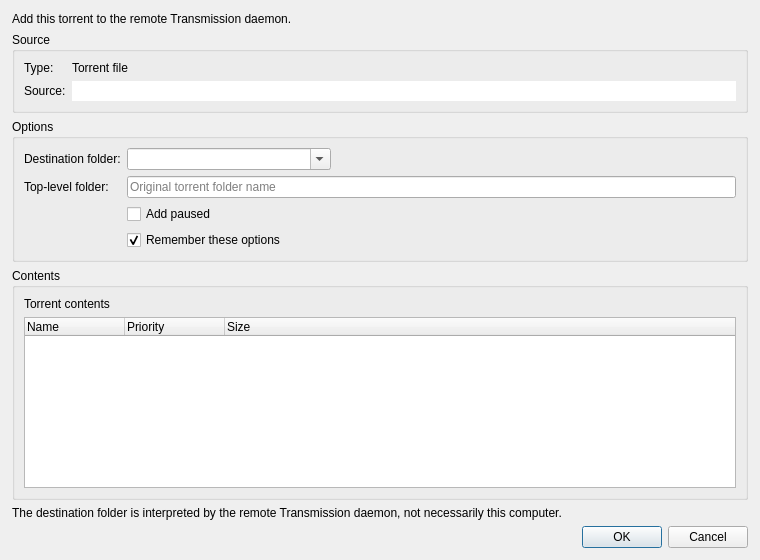
<?xml version="1.0" encoding="UTF-8"?>
<ui version="4.0">
 <class>TorrentAddDialog</class>
 <widget class="QDialog" name="TorrentAddDialog">
  <property name="geometry">
   <rect>
    <x>0</x>
    <y>0</y>
    <width>760</width>
    <height>560</height>
   </rect>
  </property>
  <property name="windowTitle">
   <string>Add Torrent</string>
  </property>
  <property name="modal">
   <bool>true</bool>
  </property>
  <layout class="QVBoxLayout" name="mainLayout">
   <property name="leftMargin">
    <number>12</number>
   </property>
   <property name="topMargin">
    <number>12</number>
   </property>
   <property name="rightMargin">
    <number>12</number>
   </property>
   <property name="bottomMargin">
    <number>12</number>
   </property>
   <item>
    <widget class="QLabel" name="labelHeading">
     <property name="text">
      <string>Add this torrent to the remote Transmission daemon.</string>
     </property>
     <property name="wordWrap">
      <bool>true</bool>
     </property>
    </widget>
   </item>
   <item>
    <widget class="QGroupBox" name="groupSource">
     <property name="title">
      <string>Source</string>
     </property>
     <layout class="QFormLayout" name="sourceForm">
      <property name="fieldGrowthPolicy">
       <enum>QFormLayout::FieldGrowthPolicy::ExpandingFieldsGrow</enum>
      </property>
      <item row="0" column="0">
       <widget class="QLabel" name="labelSourceType">
        <property name="text">
         <string>Type:</string>
        </property>
       </widget>
      </item>
      <item row="0" column="1">
       <widget class="QLabel" name="labelSourceTypeValue">
        <property name="text">
         <string>Torrent file</string>
        </property>
       </widget>
      </item>
      <item row="1" column="0">
       <widget class="QLabel" name="labelSource">
        <property name="text">
         <string>Source:</string>
        </property>
       </widget>
      </item>
      <item row="1" column="1">
       <widget class="QLineEdit" name="editSource">
        <property name="frame">
         <bool>false</bool>
        </property>
        <property name="readOnly">
         <bool>true</bool>
        </property>
       </widget>
      </item>
     </layout>
    </widget>
   </item>
   <item>
    <widget class="QGroupBox" name="groupOptions">
     <property name="title">
      <string>Options</string>
     </property>
     <layout class="QFormLayout" name="optionsForm">
      <property name="fieldGrowthPolicy">
       <enum>QFormLayout::FieldGrowthPolicy::ExpandingFieldsGrow</enum>
      </property>
      <item row="0" column="0">
       <widget class="QLabel" name="labelDownloadDir">
        <property name="text">
         <string>Destination folder:</string>
        </property>
       </widget>
      </item>
      <item row="0" column="1">
       <widget class="QComboBox" name="comboDownloadDir">
        <property name="editable">
         <bool>true</bool>
        </property>
        <property name="placeholderText">
         <string>Remote daemon download path</string>
        </property>
       </widget>
      </item>
      <item row="1" column="1">
       <widget class="QLineEdit" name="editTopLevelFolder">
        <property name="placeholderText">
         <string>Original torrent folder name</string>
        </property>
        <property name="clearButtonEnabled">
         <bool>true</bool>
        </property>
       </widget>
      </item>
      <item row="1" column="0">
       <widget class="QLabel" name="labelTopLevelFolder">
        <property name="text">
         <string>Top-level folder:</string>
        </property>
       </widget>
      </item>
      <item row="2" column="1">
       <widget class="QCheckBox" name="checkStartPaused">
        <property name="text">
         <string>Add paused</string>
        </property>
       </widget>
      </item>
      <item row="3" column="1">
       <widget class="QCheckBox" name="checkRememberOptions">
        <property name="text">
         <string>Remember these options</string>
        </property>
        <property name="checked">
         <bool>true</bool>
        </property>
       </widget>
      </item>
     </layout>
    </widget>
   </item>
   <item>
    <widget class="QGroupBox" name="groupContents">
     <property name="title">
      <string>Contents</string>
     </property>
     <layout class="QVBoxLayout" name="contentsLayout">
      <item>
       <widget class="QLabel" name="labelContentsSummary">
        <property name="text">
         <string>Torrent contents</string>
        </property>
        <property name="wordWrap">
         <bool>true</bool>
        </property>
       </widget>
      </item>
      <item>
       <widget class="QTreeWidget" name="treeTorrentContents">
        <property name="alternatingRowColors">
         <bool>true</bool>
        </property>
        <property name="rootIsDecorated">
         <bool>true</bool>
        </property>
        <property name="uniformRowHeights">
         <bool>true</bool>
        </property>
        <column>
         <property name="text">
          <string>Name</string>
         </property>
        </column>
        <column>
         <property name="text">
          <string>Priority</string>
         </property>
        </column>
        <column>
         <property name="text">
          <string>Size</string>
         </property>
        </column>
       </widget>
      </item>
     </layout>
    </widget>
   </item>
   <item>
    <widget class="QLabel" name="labelPathWarning">
     <property name="text">
      <string>The destination folder is interpreted by the remote Transmission daemon, not necessarily this computer.</string>
     </property>
     <property name="wordWrap">
      <bool>true</bool>
     </property>
    </widget>
   </item>
   <item>
    <spacer name="verticalSpacer">
     <property name="orientation">
      <enum>Qt::Orientation::Vertical</enum>
     </property>
     <property name="sizeHint" stdset="0">
      <size>
       <width>20</width>
       <height>20</height>
      </size>
     </property>
    </spacer>
   </item>
   <item>
    <widget class="QDialogButtonBox" name="buttonBox">
     <property name="orientation">
      <enum>Qt::Orientation::Horizontal</enum>
     </property>
     <property name="standardButtons">
      <set>QDialogButtonBox::StandardButton::Cancel|QDialogButtonBox::StandardButton::Ok</set>
     </property>
    </widget>
   </item>
  </layout>
 </widget>
 <resources/>
 <connections>
  <connection>
   <sender>buttonBox</sender>
   <signal>accepted()</signal>
   <receiver>TorrentAddDialog</receiver>
   <slot>accept()</slot>
   <hints>
    <hint type="sourcelabel">
     <x>20</x>
     <y>20</y>
    </hint>
    <hint type="destinationlabel">
     <x>20</x>
     <y>20</y>
    </hint>
   </hints>
  </connection>
  <connection>
   <sender>buttonBox</sender>
   <signal>rejected()</signal>
   <receiver>TorrentAddDialog</receiver>
   <slot>reject()</slot>
   <hints>
    <hint type="sourcelabel">
     <x>20</x>
     <y>20</y>
    </hint>
    <hint type="destinationlabel">
     <x>20</x>
     <y>20</y>
    </hint>
   </hints>
  </connection>
 </connections>
</ui>
